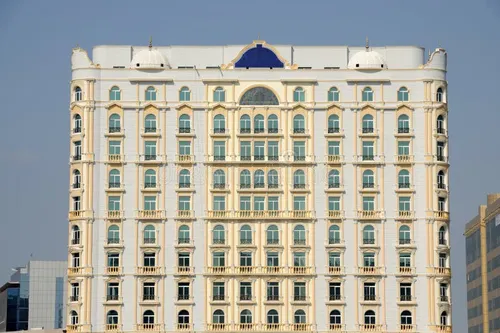
#> input picture pictures/building2.webp, 500 x 333 px, found by its file name
$ python Day_19.py
#> lines starting #> are read from the running program, lines starting #| are printed output that depends on the picture; after the words box and inside, x2 and y2 are one past the last pixel; in counts of white or black regions, pixels touching at a corner belong together
import cv2 as cv
import numpy as np

img = cv.imread(r'pictures\building2.webp')
#> img is the input picture: shape (333, 500, 3); mean B, G, R 158.2, 165.1, 164.1
cv.imshow('Image', img)

grey = cv.cvtColor(img, cv.COLOR_BGR2GRAY)
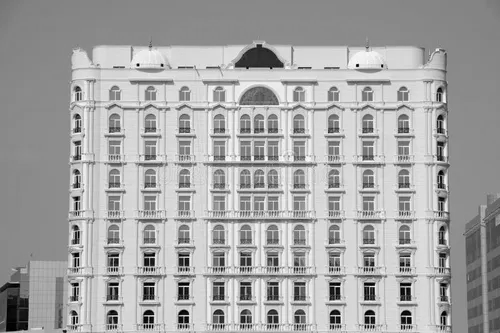
#> grey: shape (333, 500); min 0, max 252, mean 164
# cv.imshow('Grey', grey)

# laplacian method
lap = cv.Laplacian(grey, cv.CV_64F) # second derivative -> + ve and - ve
lap = np.uint8(np.absolute(lap))
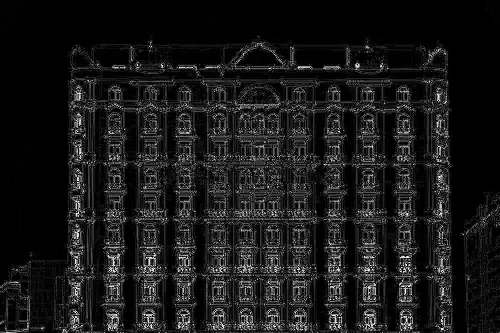
#> lap: shape (333, 500); min 0, max 255, mean 25.2
# cv.imshow('Laplacian', lap)

# sobel method
sobel_x = cv.Sobel(grey, cv.CV_64F, 1, 0)
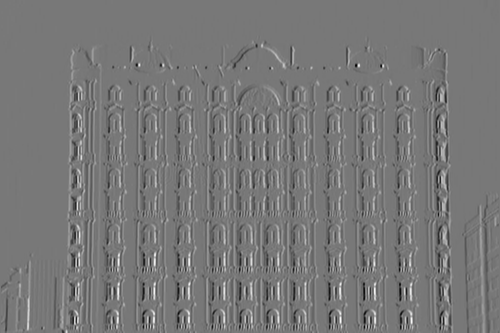
#> sobel_x: shape (333, 500) float64; min -844, max 948, mean -0.1; drawn with min black and max white
sobel_y = cv.Sobel(grey, cv.CV_64F, 0, 1)
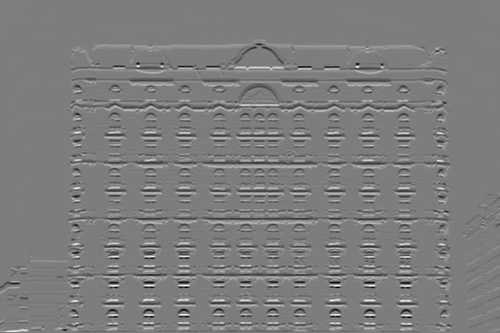
#> sobel_y: shape (333, 500) float64; min -870, max 901, mean 1; drawn with min black and max white

# cv.imshow('Sobel - x', sobel_x)
# cv.imshow('Sobel - y', sobel_y)

combine_sobel = cv.bitwise_or(sobel_x, sobel_y)
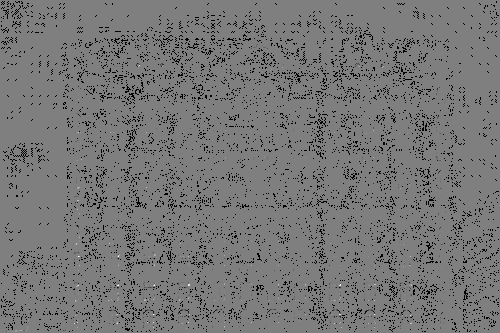
#> combine_sobel: shape (333, 500) float64; 6.67% of the values are NaN or infinite; the others: min -130944, max 130816, mean -196; drawn with min black, max white, NaN and infinite black
combine_sobel = np.uint8(np.absolute(combine_sobel))
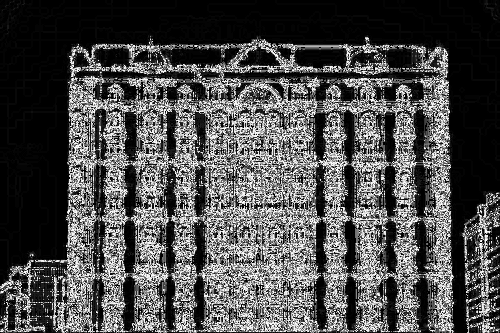
#> combine_sobel: shape (333, 500); min 0, max 255, mean 77.1
# cv.imshow('Combine_sobel', combine_sobel)

# canny
edges = cv.Canny(grey, threshold1 = 100, threshold2 = 300)
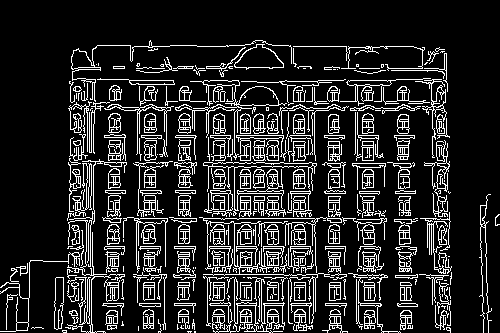
#> edges: shape (333, 500); 15.2% white in thin lines or dots, all inside (x1, y1, x2, y2) = (0, 40, 500, 333)
cv.imshow('Canny_Image', edges)


cv.waitKey(0)

$ run again, with pictures/building1.webp copied over pictures/building2.webp
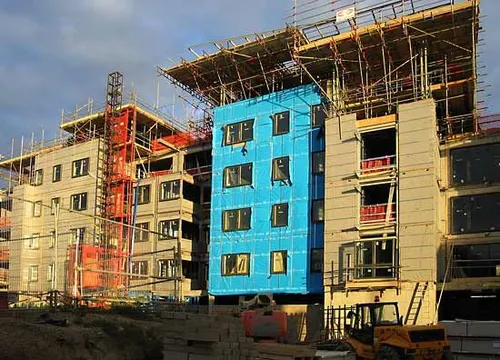
#> input picture pictures/building1.webp, 500 x 360 px, found by its file name
#> img is the input picture: shape (360, 500, 3); mean B, G, R 94.8, 109.7, 110.2
#> `combine_sobel = np.uint8(np.absolute(combine_sobel))`:
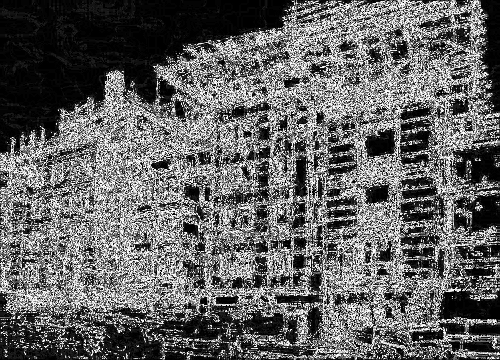
#> combine_sobel: shape (360, 500); min 0, max 255, mean 99.4
#> `edges = cv.Canny(grey, threshold1 = 100, threshold2 = 300)`:
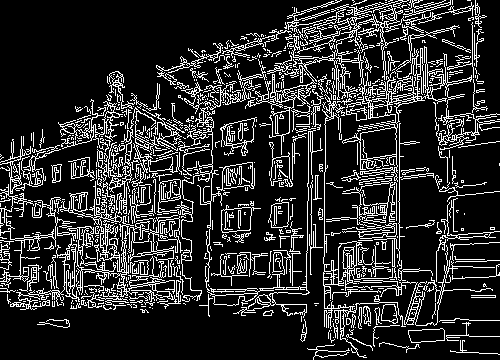
#> edges: shape (360, 500); 17.1% white in thin lines or dots
